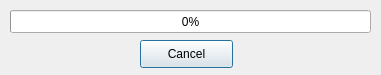
<?xml version="1.0" encoding="UTF-8"?>
<ui version="4.0">
 <class>TaskProgressBarDialog</class>
 <widget class="QDialog" name="TaskProgressBarDialog">
  <property name="geometry">
   <rect>
    <x>0</x>
    <y>0</y>
    <width>381</width>
    <height>75</height>
   </rect>
  </property>
  <property name="windowTitle">
   <string>Dialog</string>
  </property>
  <widget class="QProgressBar" name="progressBar">
   <property name="geometry">
    <rect>
     <x>10</x>
     <y>10</y>
     <width>361</width>
     <height>23</height>
    </rect>
   </property>
   <property name="value">
    <number>0</number>
   </property>
  </widget>
  <widget class="QPushButton" name="CancelButton">
   <property name="geometry">
    <rect>
     <x>140</x>
     <y>40</y>
     <width>93</width>
     <height>28</height>
    </rect>
   </property>
   <property name="text">
    <string>Cancel</string>
   </property>
  </widget>
 </widget>
 <resources/>
 <connections/>
</ui>
